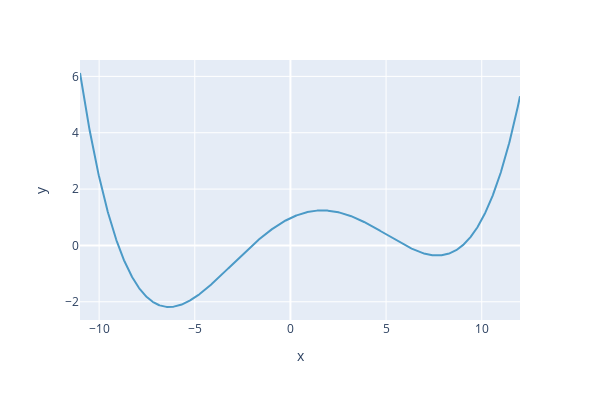

Notebook code cell kept with this figure:
### Markdown cell above
## 6. Gradient Descent for a function with several minima 😵😵

When the loss function admits several minima instead of one, which happens all the time in practice, things are a little bit more complicated, let's see why with an example :

### Code cell
# Let us generate some input data :
beta = np.linspace(-11, 12, 1000)

# Now we define a function with a single minimum
def func(beta):
    return (beta + 9) * (beta + 2) * (beta - 6) * (beta - 9) / 1000
y = func(beta)

# Let's plot this function
px.line(x=beta,y=y, 
    width=600, height=400,
        color_discrete_sequence=color_chart)

### Figure 1 — Plotly figure (JSON) as saved in the notebook; plotly's stock layout.template omitted (floating-point values rounded to 4 significant figures; data arrays with more than 128 entries replaced by an {"elided": "..."} marker saying what was removed)
{"data": [{"hovertemplate": "x=%{x}<br>y=%{y}<extra></extra>", "legendgroup": "", "line": {"color": "#4B9AC7", "dash": "solid"}, "marker": {"symbol": "circle"}, "mode": "lines", "name": "", "orientation": "v", "showlegend": false, "type": "scatter", "x": {"elided": "1000 float values"}, "xaxis": "x", "y": {"elided": "1000 float values"}, "yaxis": "y"}], "layout": {"height": 400, "legend": {"tracegroupgap": 0}, "margin": {"t": 60}, "width": 600, "xaxis": {"anchor": "y", "domain": [0, 1], "title": {"text": "x"}}, "yaxis": {"anchor": "x", "domain": [0, 1], "title": {"text": "y"}}}}
